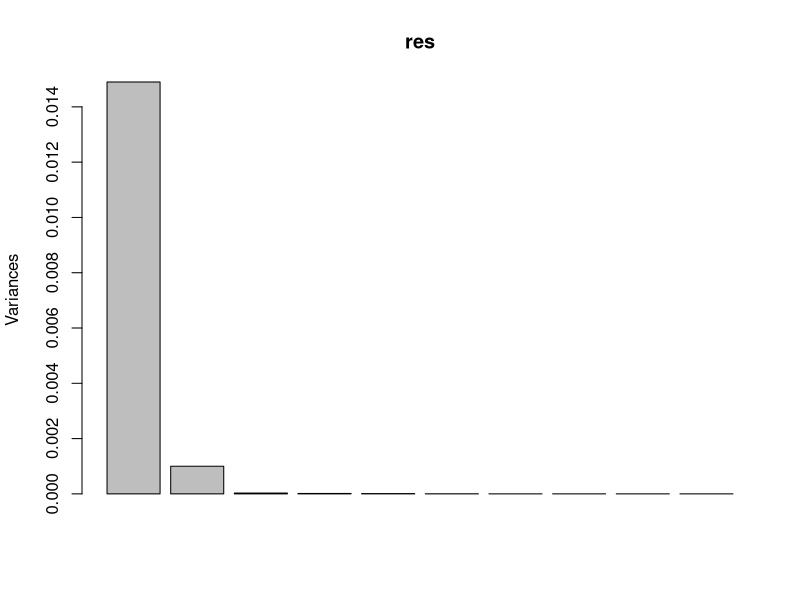
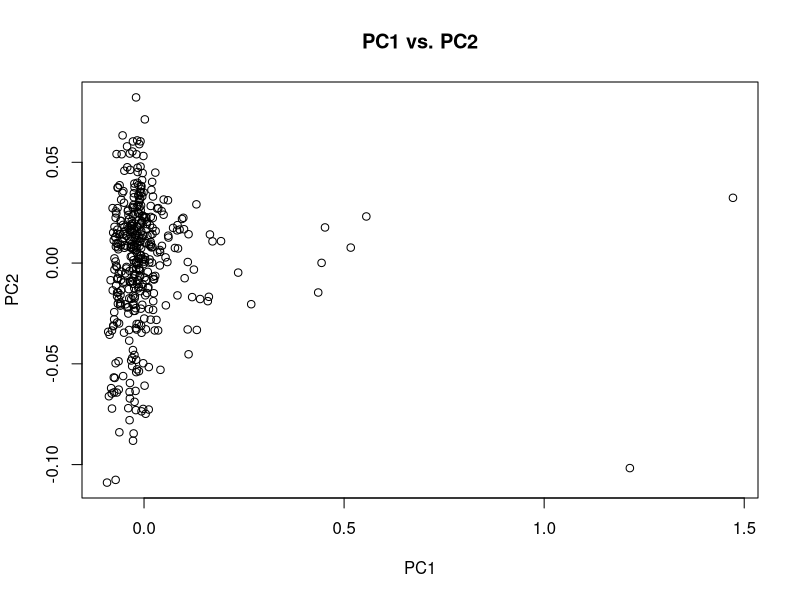
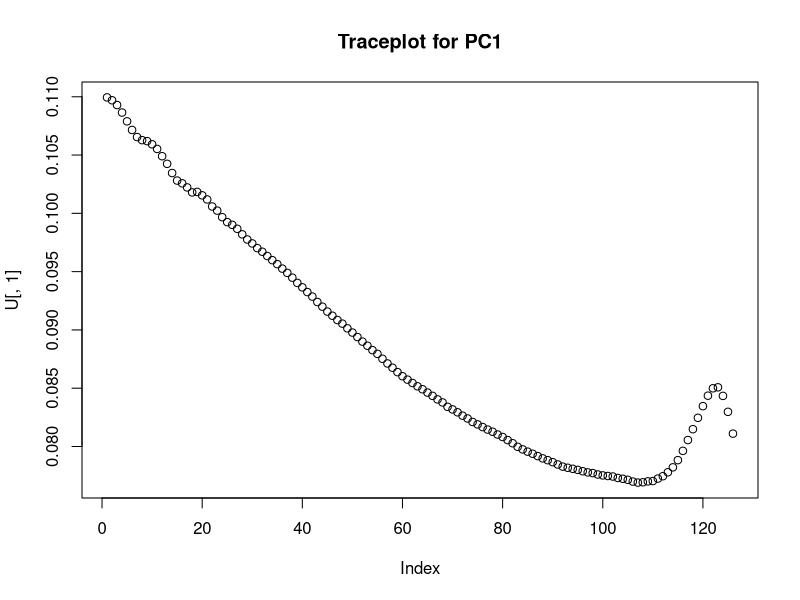
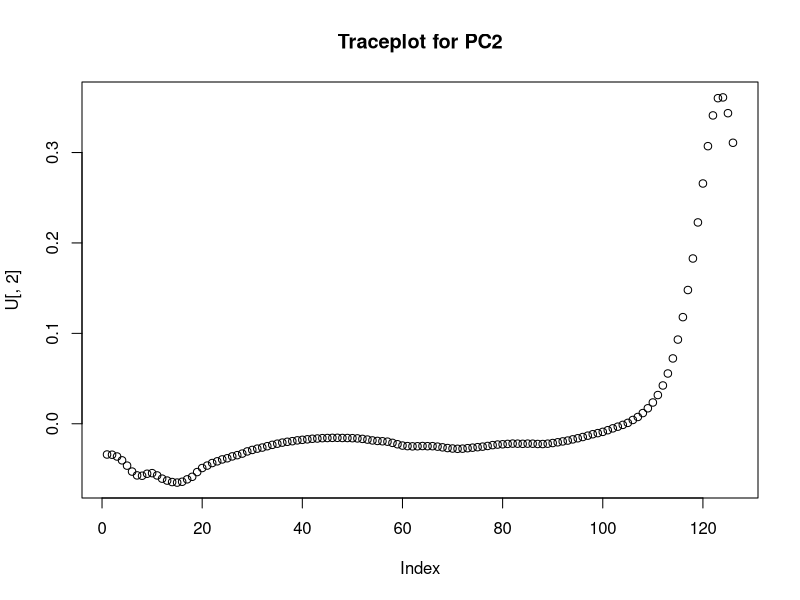
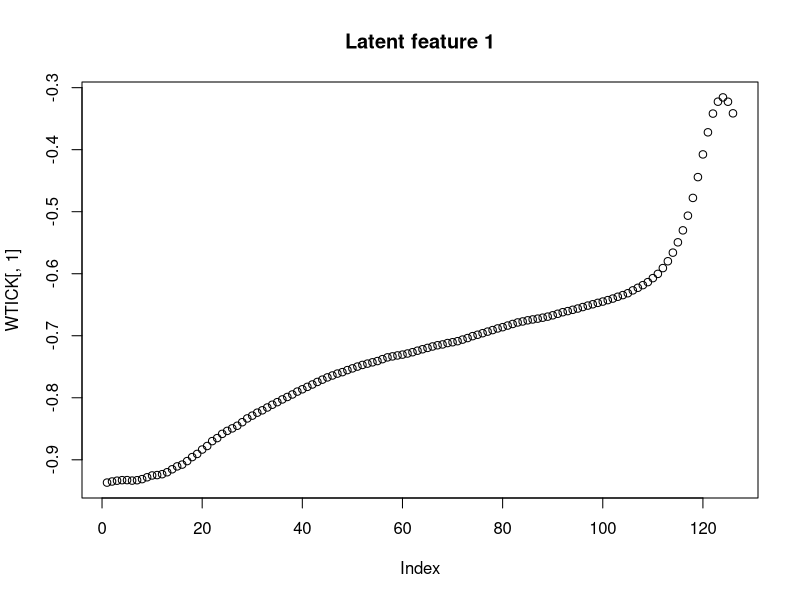
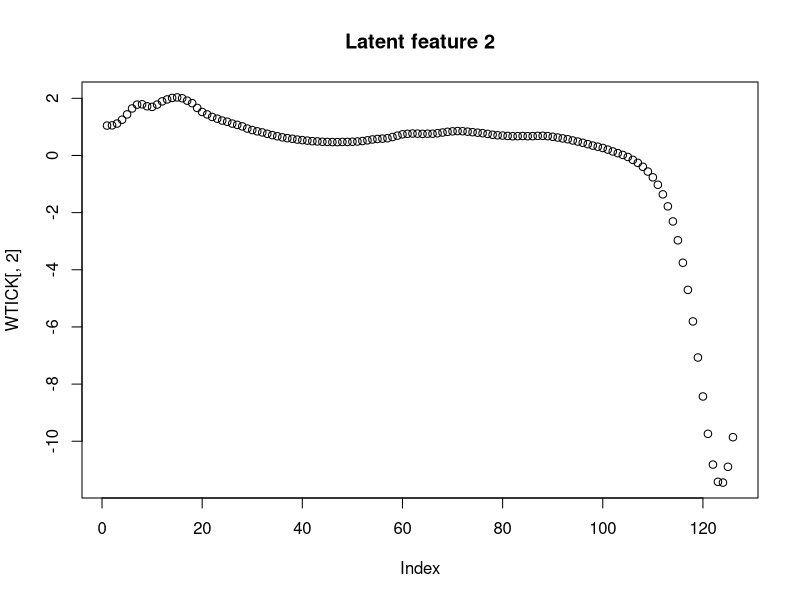
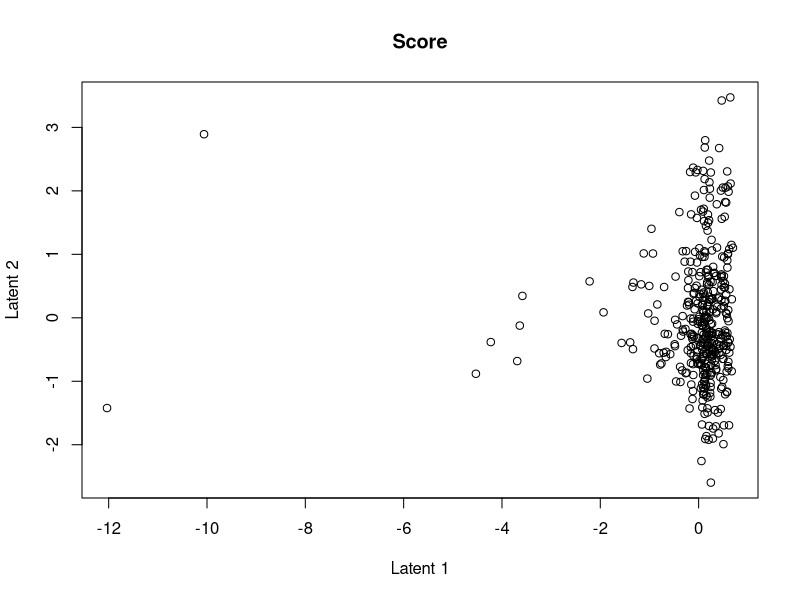

Here is the R script that generated these plots, in order:
setwd("~/Programming/TDDE01/Lab 2")
library(fastICA)


data <- read.csv2("NIRSpectra.csv")


data1 <- data


#1
data1$Viscosity = c()

res = prcomp(data1)

lambda = res$sdev^2

lambda


sprintf("%2.3f", (lambda)/sum(lambda)*100)

#Histogram of variance
screeplot(res)

plot(res$x[,1], res$x[,2], main = "PC1 vs. PC2", xlab = "PC1", ylab = "PC2")


#2 
U <- res$rotation
plot(U[,1], main="Traceplot for PC1")
plot(U[,2], main="Traceplot for PC2")

#3 

set.seed(12345)
ICA <- fastICA(data1, n.comp = 2, alg.typ = "parallel", fun = "logcosh", alpha = 1,
               method = "R", row.norm = FALSE, maxit = 200, tol = 0.0001,
               verbose = TRUE)

WTICK <- ICA$K %*% ICA$W

# Trace plot results from ICAs
plot(WTICK[,1], main= "Latent feature 1")
plot(WTICK[,2], main= "Latent feature 2")

# Plot of scores
plot(ICA$S[,1], ICA$S[,2], main = "Score", ylab = "Latent 2", xlab = "Latent 1")
